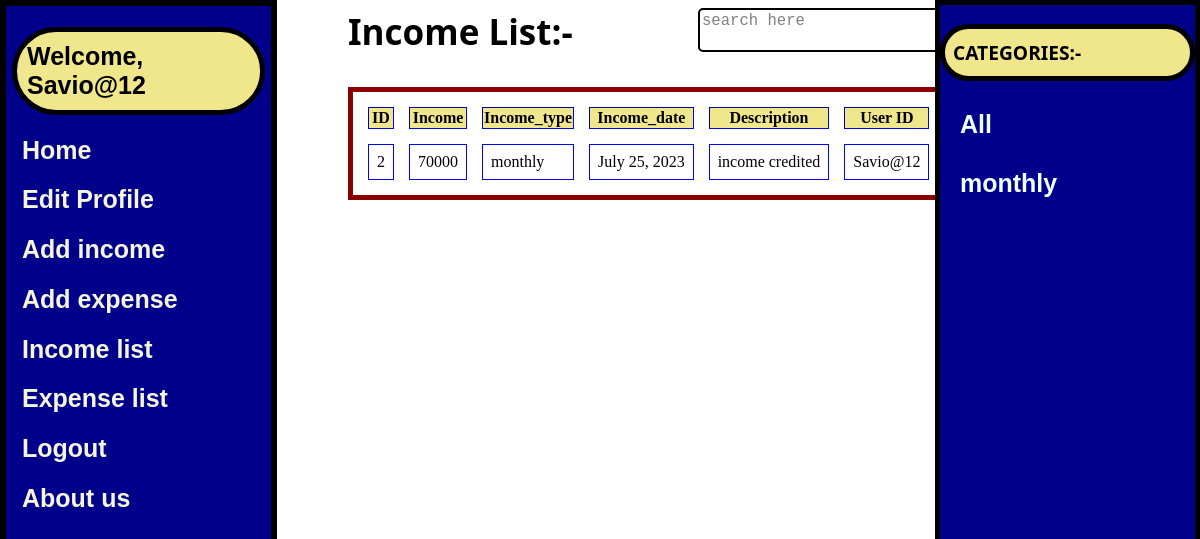
Screenshot of /incomelist (signed in) with the database file from the repository.
### income/models.py (models this page shows)
class Income(models.Model):
    income=models.IntegerField()
    income_type=models.CharField(max_length=30)
    income_date=models.DateField()
    description=models.TextField(max_length=30)
    user=models.ForeignKey(User,on_delete=models.CASCADE)
    class Meta:
        db_table='Income'

### income/views.py (the view)
# urls.py: path('incomelist',v.data1,name='ilist'),
def data1(request):
    uid=request.session.get('uid')
    elist=Income.objects.filter(user=uid)       #object is the manager for emp and for all the data of all users. user will be assigned uid i.e user=uid
    ixpt=set()
    for i in elist:
        ixpt.add(i.income_type)
    d={'s':elist,'ixpt':ixpt}                    # s has all the data
    return render(request,'dbb.html',d)

### income/templates/dbb.html (shortened to what this page needs)
{%extends 'sidebar.html'%}
{%block body%}
{%load static%}
    <link rel="stylesheet" href="{%static 'css/incomelist.css'%}">
<form method="post" action="{% url 'income_search' %}">
    <span class="income"><b>Income List:-</b></span>
    <textarea name="srchs" id="search11" cols="30" rows="2" placeholder="search here " ></textarea>
    <button id="icon"></button>
</form>
{%if s%}
<table border="5" cellspacing='15' style="border: solid 5px darkred;" >
    <tr>
    <th>ID</th>
    <th>Income</th>
    <th>Income_type</th>
    <th>Income_date</th>
    <th>Description</th>
    <th>User ID</th>
    <th colspan="2">Action</th>
</tr>
{%for i in s%}
    <tr>
        <td>{{i.id}}</td>
        <td>{{i.income}}</td>
        <td>{{i.income_type}}</td>
        <td>{{i.income_date}}</td>
        <td>{{i.description}}</td>
        <td>{{i.user}}</td>
        <td class="del"><a href="delete1/{{i.id}}">delete</a></td>
        <td class="edi"><a href="edit/{{i.user.id}}">edit</a></td>
    </tr>
{%endfor%}
</table>
{%else%}
<h1>No Record Found.....</h1>
{%endif%}
<div class="iside">
    <p class="categ"><b>CATEGORIES:-</b></p>
    <h2><a href="{%url 'ilist' %}">All</a></h2>
    {%for i in ixpt%}
    <h2><a href="{%url 'ixt' i%}" >{{i}}</a></h2>
    {%endfor%}
</div>
{%endblock%}

### account/templates/sidebar.html (shortened to what this page needs)
<!DOCTYPE html>
<html lang="en">
<head>
</head>
<body>
    {%load static%}
    <link rel="stylesheet" href="{%static 'css/style.css'%}">
    <div class="side">
    {%if user.is_authenticated %}
    <h2><p>Welcome, {{user}}</p></h2>
    <h2><a href="/">Home</a></h2>
    <h2><a href="edit_profile">Edit Profile</a></h2>
    <h2><a href="inc">Add income</a></h2>
    <h2><a href="addexpense">Add expense</a></h2>
    <h2><a href="incomelist">Income list</a></h2>
    <h2><a href="expenselist">Expense list</a></h2>
    <h2><a href="logout1">Logout</a></h2>
      {%else%}
      <h2><a href="/">Home</a></h2>
        <h2><a href="reg">Registration Form</a></h2>
        <h2><a href="login_link">Login</a></h2>
    {%endif%}
        <h2><a href="about">About us</a></h2>
    </div>
    <div class="main">
        {%block body%}
        {%endblock%}
    </div>
</body>
</html>

### account/static/css/style.css (style rules this page uses)
.side { width: 265px; height: 100%; background-color: darkblue; position: fixed; top: 0%; border: 6px solid rgb(0, 0, 0); left: 0%; }
h2 { font-size: 25px; font-family:'Franklin Gothic Medium', 'Arial Narrow', Arial, sans-serif; }
.main { margin-left: 200px; padding-left: 140px; }
.side a { margin: 6px; padding: 10px; color: beige; text-decoration: none; }
h2 p { margin: 6px; padding: 10px; background-color: khaki; color: black; border: solid 5px rgb(0, 0, 0); border-radius: 100px; }

### account/static/css/incomelist.css (style rules this page uses)
th { color: black; background-color: khaki; }
#search11 { background-color:rgb(255, 255, 255); color: rgb(0, 0, 0); border: 2px solid black; border-radius: 5px; font-size: larger; display: flex; margin-left: 350px; margin-top: 0%; }
#icon { padding: 8px; position: relative; border: 2px solid black; border-radius: 5px; left: 650px; background-color: skyblue; bottom: 40px; }
#search11::placeholder { color: gray; }
span { font-size: 35px; position: absolute; font-family:'Segoe UI', Tahoma, Geneva, Verdana, sans-serif; }
.iside { width: 255px; height: 100%; background-color: darkblue; border: 5px solid black; position: fixed; top: 0%; right: 0%; }
.iside a { color: azure; text-decoration: none; }
.iside h2 { padding: 10px; margin: 10px; color:khaki; }
.iside p { color: black; padding: 10px 8px; font-size: larger; background-color: khaki; border: solid 5px black; border-radius: 155px; }
td, tr { padding: 8px; border: 1px solid blue; }
.del { text-decoration: none; background-color: red; color: white; }
.del a { text-decoration: none; color: white; }
.edi { text-decoration: none; background-color:yellow; color: white; }
.edi a { text-decoration: none; color: black; }
.categ { font-family: 'Segoe UI', Tahoma, Geneva, Verdana, sans-serif; }

### rows the page displays
Income: id "2", income "70000", income_type "monthly", income_date "July 25, 2023", description "income credited", user "Savio@12", ixpt "monthly"

### other values shown
{{ user }} "Savio@12"
